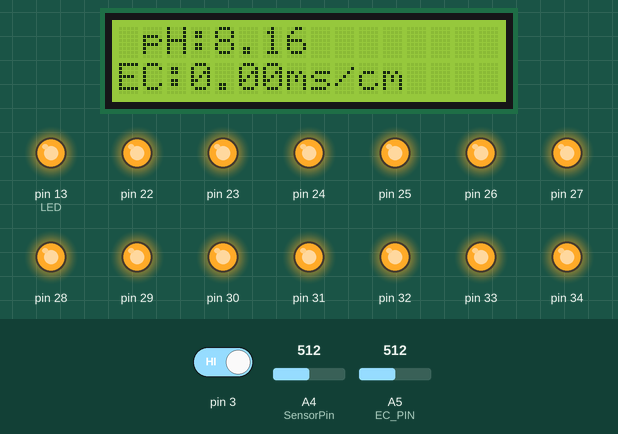
A sketch run on a simulated Arduino Mega 2560, built with avr-gcc and run on an emulated ATmega2560. Parts: 16×2 character LCD, output pins drawn as LEDs (lit = HIGH). Dashed ring = blinking. The test bench sets the inputs (shaded band); at power-on: A5 (EC_PIN) = 512, pin 3 HIGH, A4 (SensorPin) = 512. What the sketch prints to the serial monitor is not drawn.

Above: at 1.4 s.
1.5 s: A5 (EC_PIN) set to 347
At 3.9 s:
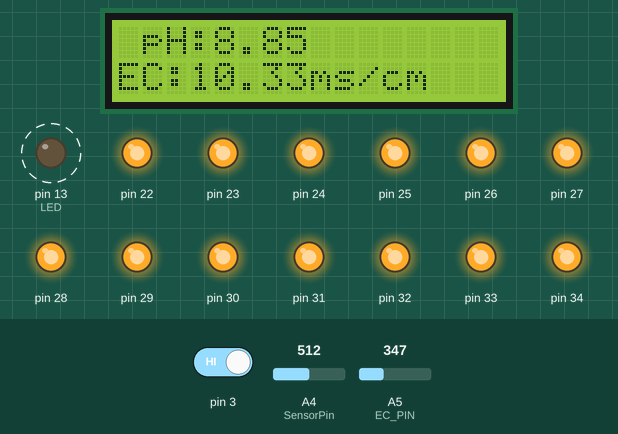
5.9 s: A5 (EC_PIN) set to 325
At 10.2 s:
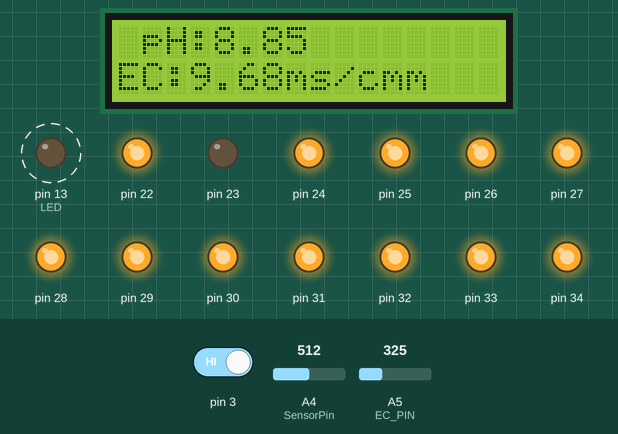
10.3 s: pin 3 driven LOW
At 12.4 s:
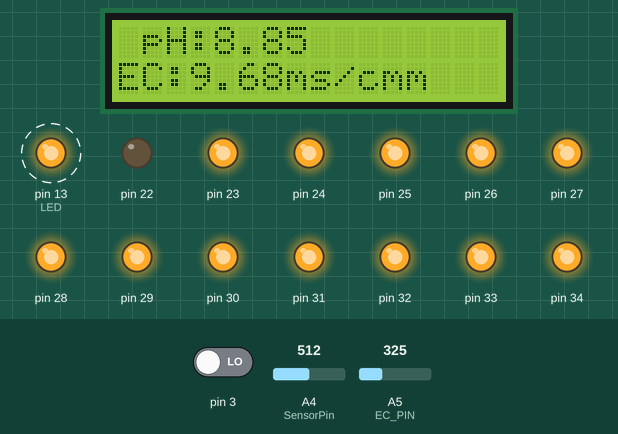
14.7 s: A4 (SensorPin) set to 490
At 16.7 s:
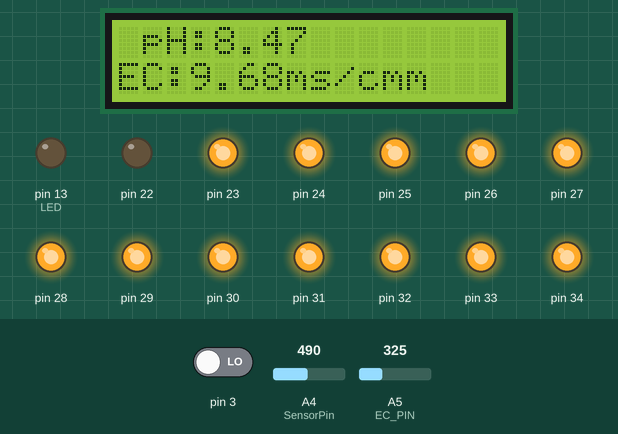
17.5 s: A5 (EC_PIN) set to 390
At 20.7 s:
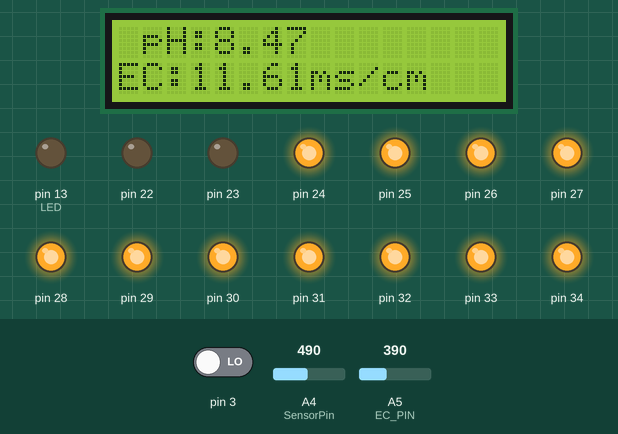
21.5 s: A4 (SensorPin) set to 510
At 24.3 s:
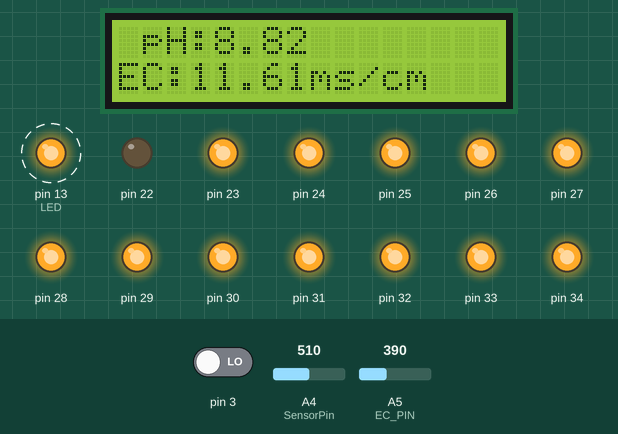
Timing chart, 0 to 26.1 s (numbered marks = the images above; inputs shaded):
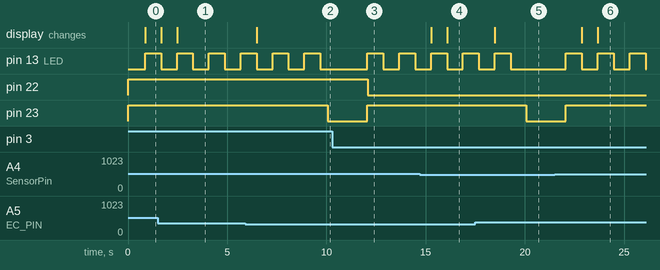

The sketch:

growbox_refill.ino
```cpp
/*
 * Created by
 * Ark Bramwell, July 2010
 * Modified by keen
 * Date: 05/05/2017
 * Function: this program will test the LCD panel and the buttons
 */
//Sample using LiquidCrystal library
#include <LiquidCrystal.h>

// select the pins used on the LCD panel
LiquidCrystal lcd(8, 9, 4, 5, 6, 7);

// define some values used by the panel and buttons
int lcd_key     = 0;
int adc_key_in  = 0;
#define btnRIGHT  0
#define btnUP     1
#define btnDOWN   2
#define btnLEFT   3
#define btnSELECT 4
#define btnNONE   5

// read the buttons
int read_LCD_buttons()
{
 adc_key_in = analogRead(0);      // read the value from the sensor
 // my buttons when read are centered at these valies: 0, 144, 329, 504, 741
 // we add approx 50 to those values and check to see if we are close
 if (adc_key_in > 1500) return btnNONE; // We make this the 1st option for speed reasons since it will be the most likely result
 if (adc_key_in < 50)   return btnRIGHT;
 if (adc_key_in < 195)  return btnUP;
 if (adc_key_in < 380)  return btnDOWN;
 if (adc_key_in < 500)  return btnLEFT;
 if (adc_key_in < 700)  return btnSELECT;
 return btnNONE;  // when all others fail, return this...
}


#include "DFRobot_EC.h"
#include "DFRobot_PH.h"
#include <EEPROM.h>

#define EC_PIN A5
#define PH_PIN A4
float voltage,ecValue,temperature,voltageEC = 25.0;
DFRobot_EC ec;
DFRobot_PH ph;


#define SensorPin A4            //pH meter Analog output to Arduino Analog Input 0
#define Offset 0.1           //deviation compensate
#define LED 13
#define samplingInterval 20
#define printInterval 800
#define ArrayLenth  40    //times of collection
int pHArray[ArrayLenth];   //Store the average value of the sensor feedback
int pHArrayIndex=0;

unsigned long lastpHDose;

void setup(void)
{

  for(int i =22;i<=37;i++){
    pinMode(i,OUTPUT);
    digitalWrite(i,HIGH);
  }


  lcd.begin(16, 2);              // start the library
  lcd.setCursor(0,0);
  pinMode(LED,OUTPUT);
  Serial.begin(115200);
  Serial.println("pH meter experiment!");    //Test the serial monitor
  ec.begin();
  //ph.begin();

  lastpHDose = millis();


}
void loop(void)
{
  static unsigned long samplingTime = millis();
  static unsigned long printTime = millis();
  static float pHValue,voltage;

  // if Time to sample PH
  if(millis()-samplingTime > samplingInterval)
  {
      delay(1);
      pHArray[pHArrayIndex++]=analogRead(SensorPin);
      if(pHArrayIndex==ArrayLenth)pHArrayIndex=0;
      voltage = avergearray(pHArray, ArrayLenth)*5.0/1024;
      pHValue = 3.5*voltage+Offset;
      samplingTime=millis();
      /*
      delay(50);
      voltage = analogRead(PH_PIN)/1024.0*5000;
      delay(50);
      pHValue = ph.readPH(voltage,25.0);
      */
  }

  // if time to sample EC
  static unsigned long timepoint = millis();
  if(millis()-timepoint>1000U)  //time interval: 1s
  {
    delay(1);
    timepoint = millis();
    voltageEC = analogRead(EC_PIN)/1024.0*5000;   // read the voltage
    //temperature = readTemperature();          // read your temperature sensor to execute temperature compensation
    //Serial.println(voltageEC);
    ecValue =  ec.readEC(voltageEC,25.0);  // convert voltage to EC with temperature compensation
  }

  //lcd.print("W1:");
  if(digitalRead(3)==LOW){
    //lcd.print("F");
    digitalWrite(22,LOW);
  }
  else{
    //lcd.print("T");
    digitalWrite(22,HIGH);
  }
  //lcd.print("W2:");
  if(pHValue>6.5  &&  (millis() - lastpHDose) > 10000){
    lastpHDose = millis();
    //lcd.print("F");
    digitalWrite(23,LOW);
    delay(2000);
    digitalWrite(23,HIGH);
  }
  else{
    //lcd.print("T");
    digitalWrite(23,HIGH);
  }
  //if time for LCD print
  if(millis() - printTime > printInterval)   //Every 800 milliseconds, print a numerical, convert the state of the LED indicator
  {
    lcd.setCursor(0,0);
    //lcd.print("V:");
        //lcd.print(voltage);
        lcd.print(" pH:");
    lcd.println(pHValue);
        digitalWrite(LED,digitalRead(LED)^1);
        printTime=millis();
    lcd.setCursor(0,1);
    //lcd.print(temperature,1);
    lcd.print("EC:");
    lcd.print(ecValue,2);
    Serial.println(ecValue);
    lcd.print("ms/cm");
  }
  //Serial.println(voltageEC);
  ec.calibration(voltageEC,25.0);
  //delay(10);
  //ph.calibration(voltage,25.0);
}
double avergearray(int* arr, int number){
  int i;
  int max,min;
  double avg;
  long amount=0;
  if(number<=0){
    Serial.println("Error number for the array to avraging!/n");
    return 0;
  }
  if(number<5){   //less than 5, calculated directly statistics
    for(i=0;i<number;i++){
      amount+=arr[i];
    }
    avg = amount/number;
    return avg;
  }else{
    if(arr[0]<arr[1]){
      min = arr[0];max=arr[1];
    }
    else{
      min=arr[1];max=arr[0];
    }
    for(i=2;i<number;i++){
      if(arr[i]<min){
        amount+=min;        //arr<min
        min=arr[i];
      }else {
        if(arr[i]>max){
          amount+=max;    //arr>max
          max=arr[i];
        }else{
          amount+=arr[i]; //min<=arr<=max
        }
      }//if
    }//for
    avg = (double)amount/(number-2);
  }//if
  return avg;
}
```

Measured:
- the behaviour switches between 336 and 335 on A5 (EC_PIN) (found by bisection; images 1 and 2)
- after the input at 1.5 s, the display: first differs from a run without the input after 0.97 s (image 1)
- after the input at 5.9 s, the display: changes after 0.58 s (image 2)
- after the input at 10.3 s, pin 22: HIGH → LOW after 1.8 s
- after the input at 14.7 s, the display: first changes after 0.58 s (image 4 shows a later state)
- after the input at 17.5 s, the display: changes after 0.98 s (image 5)
- after the input at 21.5 s, the display: first changes after 1.4 s (image 6 shows a later state)
- by itself, pin 13 (LED): alternates HIGH for 0.80 s and LOW for 0.80 s
